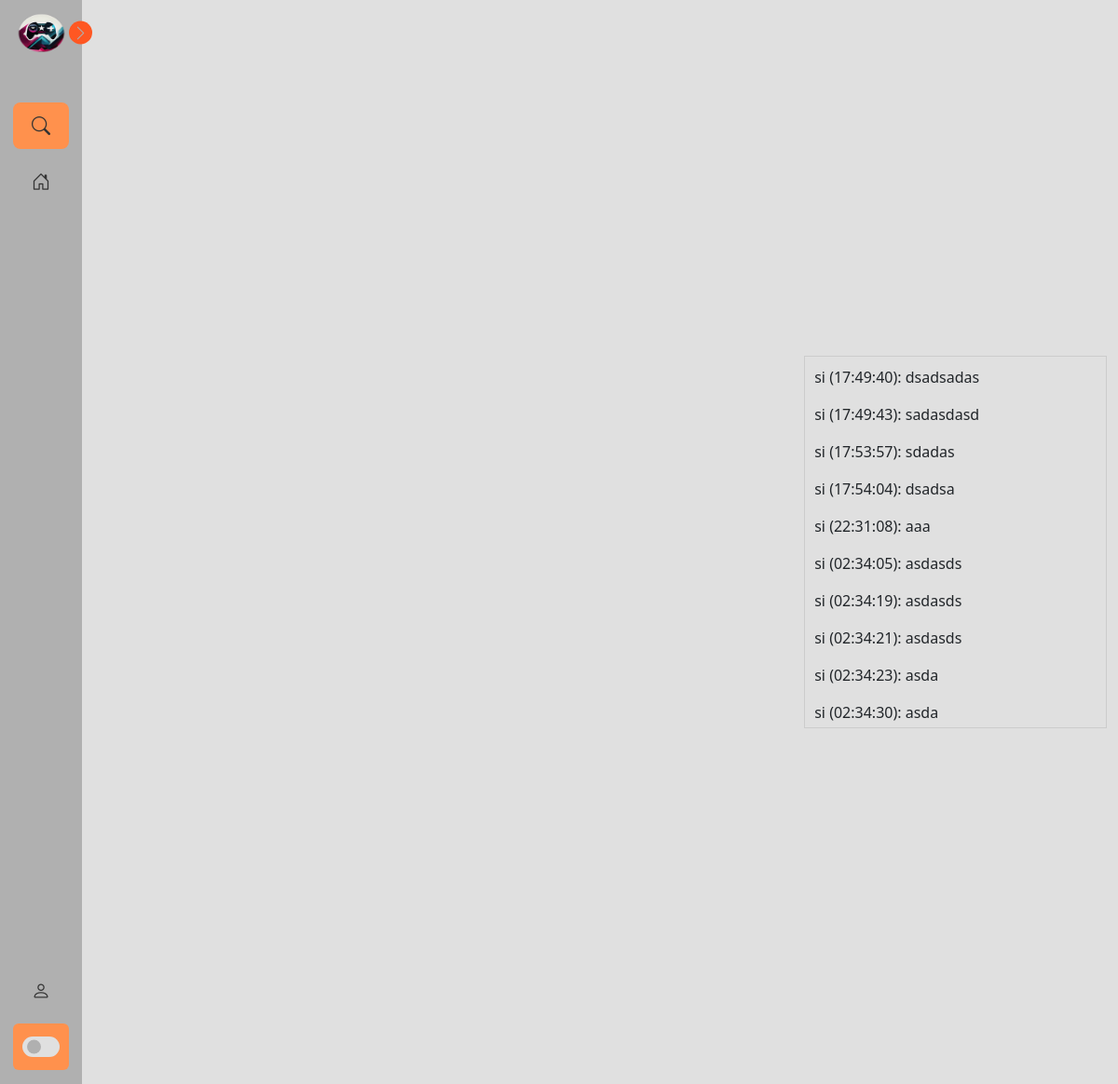
The page /streamViewer/1/ on the database its author committed.
### tvapp/models.py (models this page shows, shortened)
class MensajeChat(models.Model):
    usuario = models.ForeignKey(User, on_delete=models.CASCADE)
    sala = models.ForeignKey('Sala', on_delete=models.CASCADE)
    mensaje = models.TextField()
    timestamp = models.DateTimeField(auto_now_add=True)

### tvapp/views.py (the view, shortened to what this page needs)
# urls.py: path('streamViewer/<int:sala_id>/', views.streamViewer, name='stream_viewer'),
def streamViewer(request, sala_id):
    usuario_actual = request.user
    puntos_usuario = None
    sala = get_object_or_404(Sala, id=sala_id)
    mensajes = MensajeChat.objects.filter(sala=sala).order_by('timestamp')
    return render(request, 'streamViewer.html', { 'sala': sala, 'mensajes': mensajes, 'puntos_usuario': puntos_usuario})

### tvapp/templates/streamViewer.html (shortened to what this page needs)
{% extends 'baseInicio.html' %}
{% load static %}
{% block head %}
<link rel="stylesheet" href="{% static 'css/chat.css' %}">
{% endblock %}
{% block content %}
<div data-email="{{ email }}" class="body">
    <div class="container" id="chat-container">
        <div id="chat">
            {% for mensaje in mensajes %}
                <p>{{ mensaje.usuario.username }} ({{ mensaje.timestamp|date:"H:i:s" }}): {{ mensaje.mensaje }}</p>
            {% endfor %}
        </div>
    </div>
</div>
{% endblock %}

### tvapp/static/css/styleNavbar.css (style rules this page uses)
:root { --body-color: #e0e0e0; --sidebar-color: #b0b0b0; --primary-color: #ff5722; --primary-color-light: #ff914d; --toggle-color: #e0e0e0; --text-color: #333333; --tran-03: all 0.2s ease; --tran-03: all 0.3s ease; --tran-04: all 0.3s ease; --tran-05: all 0.3s ease; }
body { min-height: 100vh; background-color: var(--body-color); transition: var(--tran-05); }

### tvapp/static/css/chat.css (style rules this page uses)
#chat { width: 300px; height: 400px; border: 1px solid #ccc; }
.body { display: flex; justify-content: center; align-items: center; height: 100vh; margin: 0; }
.container { text-align: center; }
#chat-container { overflow-y: hidden; width: 500px; height: auto; }
#chat { overflow-y: auto; text-align: left; width: 100%; padding: 10px; }

### rows shown on the page
MensajeChat: usuario.username "si", timestamp "17:49:40", mensaje "dsadsadas"
MensajeChat: usuario.username "si", timestamp "17:49:43", mensaje "sadasdasd"
MensajeChat: usuario.username "si", timestamp "17:53:57", mensaje "sdadas"
MensajeChat: usuario.username "si", timestamp "17:54:04", mensaje "dsadsa"
MensajeChat: usuario.username "si", timestamp "22:31:08", mensaje "aaa"
MensajeChat: usuario.username "si", timestamp "02:34:05", mensaje "asdasds"
MensajeChat: usuario.username "si", timestamp "02:34:19", mensaje "asdasds"
MensajeChat: usuario.username "si", timestamp "02:34:21", mensaje "asdasds"
MensajeChat: usuario.username "si", timestamp "02:34:23", mensaje "asda"
MensajeChat: usuario.username "si", timestamp "02:34:30", mensaje "asda"
